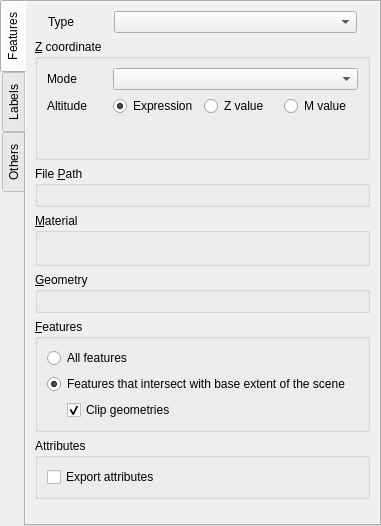
<?xml version="1.0" encoding="UTF-8"?>
<ui version="4.0">
 <class>VectorPropertiesWidget</class>
 <widget class="QWidget" name="VectorPropertiesWidget">
  <property name="geometry">
   <rect>
    <x>0</x>
    <y>0</y>
    <width>381</width>
    <height>526</height>
   </rect>
  </property>
  <property name="windowTitle">
   <string>Form</string>
  </property>
  <layout class="QVBoxLayout" name="verticalLayout_5">
   <property name="leftMargin">
    <number>0</number>
   </property>
   <property name="topMargin">
    <number>0</number>
   </property>
   <property name="rightMargin">
    <number>0</number>
   </property>
   <property name="bottomMargin">
    <number>0</number>
   </property>
   <item>
    <widget class="QTabWidget" name="tabWidget">
     <property name="tabPosition">
      <enum>QTabWidget::West</enum>
     </property>
     <property name="currentIndex">
      <number>0</number>
     </property>
     <widget class="QWidget" name="tab">
      <attribute name="title">
       <string>Features</string>
      </attribute>
      <layout class="QVBoxLayout" name="verticalLayout">
       <property name="leftMargin">
        <number>0</number>
       </property>
       <property name="topMargin">
        <number>0</number>
       </property>
       <property name="rightMargin">
        <number>0</number>
       </property>
       <property name="bottomMargin">
        <number>0</number>
       </property>
       <item>
        <widget class="QScrollArea" name="scrollArea">
         <property name="frameShape">
          <enum>QFrame::NoFrame</enum>
         </property>
         <property name="widgetResizable">
          <bool>true</bool>
         </property>
         <widget class="QWidget" name="scrollAreaWidgetContents">
          <property name="geometry">
           <rect>
            <x>0</x>
            <y>0</y>
            <width>356</width>
            <height>520</height>
           </rect>
          </property>
          <layout class="QVBoxLayout" name="verticalLayout_10">
           <item>
            <layout class="QFormLayout" name="formLayout_Type">
             <property name="leftMargin">
              <number>13</number>
             </property>
             <property name="rightMargin">
              <number>13</number>
             </property>
             <item row="0" column="0">
              <widget class="QLabel" name="label_ObjectType">
               <property name="minimumSize">
                <size>
                 <width>60</width>
                 <height>0</height>
                </size>
               </property>
               <property name="text">
                <string>Type</string>
               </property>
              </widget>
             </item>
             <item row="0" column="1">
              <widget class="QComboBox" name="comboBox_ObjectType"/>
             </item>
            </layout>
           </item>
           <item>
            <widget class="QGroupBox" name="groupBox_zCoordinate">
             <property name="title">
              <string>&amp;Z coordinate</string>
             </property>
             <layout class="QVBoxLayout" name="verticalLayout_8">
              <item>
               <layout class="QFormLayout" name="formLayout">
                <item row="0" column="0">
                 <widget class="QLabel" name="label_Mode">
                  <property name="minimumSize">
                   <size>
                    <width>60</width>
                    <height>0</height>
                   </size>
                  </property>
                  <property name="text">
                   <string>Mode</string>
                  </property>
                 </widget>
                </item>
                <item row="0" column="1">
                 <widget class="QComboBox" name="comboBox_altitudeMode"/>
                </item>
                <item row="1" column="0">
                 <widget class="QLabel" name="label_Altitude">
                  <property name="minimumSize">
                   <size>
                    <width>60</width>
                    <height>0</height>
                   </size>
                  </property>
                  <property name="text">
                   <string>Altitude</string>
                  </property>
                 </widget>
                </item>
                <item row="1" column="1">
                 <layout class="QHBoxLayout" name="horizontalLayout_2">
                  <item>
                   <widget class="QRadioButton" name="radioButton_Expression">
                    <property name="text">
                     <string>Expression</string>
                    </property>
                    <property name="checked">
                     <bool>true</bool>
                    </property>
                    <attribute name="buttonGroup">
                     <string notr="true">buttonGroup_altitude</string>
                    </attribute>
                   </widget>
                  </item>
                  <item>
                   <widget class="QRadioButton" name="radioButton_zValue">
                    <property name="text">
                     <string>Z value</string>
                    </property>
                    <attribute name="buttonGroup">
                     <string notr="true">buttonGroup_altitude</string>
                    </attribute>
                   </widget>
                  </item>
                  <item>
                   <widget class="QRadioButton" name="radioButton_mValue">
                    <property name="text">
                     <string>M value</string>
                    </property>
                    <attribute name="buttonGroup">
                     <string notr="true">buttonGroup_altitude</string>
                    </attribute>
                   </widget>
                  </item>
                 </layout>
                </item>
                <item row="2" column="1">
                 <widget class="QgsFieldExpressionWidget" name="fieldExpressionWidget_altitude" native="true">
                  <property name="minimumSize">
                   <size>
                    <width>0</width>
                    <height>20</height>
                   </size>
                  </property>
                 </widget>
                </item>
                <item row="2" column="0">
                 <widget class="QLabel" name="label_zExpression">
                  <property name="minimumSize">
                   <size>
                    <width>60</width>
                    <height>0</height>
                   </size>
                  </property>
                 </widget>
                </item>
               </layout>
              </item>
              <item>
               <widget class="PropertyWidget" name="comboEdit_altitude2" native="true"/>
              </item>
             </layout>
            </widget>
           </item>
           <item>
            <widget class="QGroupBox" name="groupBox_FilePath">
             <property name="title">
              <string>File &amp;Path</string>
             </property>
             <layout class="QVBoxLayout" name="verticalLayout_6">
              <item>
               <widget class="PropertyWidget" name="comboEdit_FilePath" native="true"/>
              </item>
             </layout>
            </widget>
           </item>
           <item>
            <widget class="QGroupBox" name="groupBox_Material">
             <property name="title">
              <string>&amp;Material</string>
             </property>
             <layout class="QVBoxLayout" name="verticalLayout_Material">
              <item>
               <widget class="PropertyWidget" name="comboEdit_Color" native="true"/>
              </item>
              <item>
               <widget class="PropertyWidget" name="comboEdit_Color2" native="true"/>
              </item>
              <item>
               <widget class="PropertyWidget" name="comboEdit_Opacity" native="true"/>
              </item>
             </layout>
            </widget>
           </item>
           <item>
            <widget class="QGroupBox" name="groupBox_Geometry">
             <property name="title">
              <string>&amp;Geometry</string>
             </property>
             <layout class="QVBoxLayout" name="verticalLayout_7">
              <item>
               <layout class="QVBoxLayout" name="verticalLayout_Geometry"/>
              </item>
             </layout>
            </widget>
           </item>
           <item>
            <widget class="QGroupBox" name="groupBox_Features">
             <property name="title">
              <string>&amp;Features</string>
             </property>
             <layout class="QVBoxLayout" name="verticalLayout_3">
              <item>
               <widget class="QRadioButton" name="radioButton_AllFeatures">
                <property name="text">
                 <string>All features</string>
                </property>
               </widget>
              </item>
              <item>
               <widget class="QRadioButton" name="radioButton_IntersectingFeatures">
                <property name="text">
                 <string>Features that intersect with base extent of the scene</string>
                </property>
                <property name="checked">
                 <bool>true</bool>
                </property>
               </widget>
              </item>
              <item>
               <layout class="QVBoxLayout" name="verticalLayout_Feature">
                <property name="leftMargin">
                 <number>20</number>
                </property>
                <item>
                 <widget class="QCheckBox" name="checkBox_Clip">
                  <property name="text">
                   <string>Clip geometries</string>
                  </property>
                  <property name="checked">
                   <bool>true</bool>
                  </property>
                 </widget>
                </item>
               </layout>
              </item>
             </layout>
            </widget>
           </item>
           <item>
            <widget class="QGroupBox" name="groupBox_Attribute">
             <property name="title">
              <string>Attributes</string>
             </property>
             <layout class="QVBoxLayout" name="verticalLayout_9">
              <item>
               <widget class="QCheckBox" name="checkBox_ExportAttrs">
                <property name="text">
                 <string>Export attributes</string>
                </property>
                <property name="checked">
                 <bool>false</bool>
                </property>
               </widget>
              </item>
             </layout>
            </widget>
           </item>
           <item>
            <spacer name="verticalSpacer_3">
             <property name="orientation">
              <enum>Qt::Vertical</enum>
             </property>
             <property name="sizeHint" stdset="0">
              <size>
               <width>20</width>
               <height>40</height>
              </size>
             </property>
            </spacer>
           </item>
          </layout>
         </widget>
        </widget>
       </item>
      </layout>
     </widget>
     <widget class="QWidget" name="tabLabel">
      <attribute name="title">
       <string>Labels</string>
      </attribute>
      <layout class="QVBoxLayout" name="verticalLayout_2">
       <property name="leftMargin">
        <number>0</number>
       </property>
       <property name="topMargin">
        <number>0</number>
       </property>
       <property name="rightMargin">
        <number>0</number>
       </property>
       <property name="bottomMargin">
        <number>0</number>
       </property>
       <item>
        <widget class="QScrollArea" name="scrollArea_2">
         <property name="frameShape">
          <enum>QFrame::NoFrame</enum>
         </property>
         <property name="widgetResizable">
          <bool>true</bool>
         </property>
         <widget class="QWidget" name="scrollAreaWidgetContents_2">
          <property name="geometry">
           <rect>
            <x>0</x>
            <y>0</y>
            <width>356</width>
            <height>520</height>
           </rect>
          </property>
          <layout class="QVBoxLayout" name="verticalLayout_11">
           <item>
            <widget class="QCheckBox" name="checkBox_Label">
             <property name="text">
              <string>Show labels</string>
             </property>
            </widget>
           </item>
           <item>
            <widget class="QGroupBox" name="groupBox_Position">
             <property name="title">
              <string>&amp;Position</string>
             </property>
             <layout class="QVBoxLayout" name="verticalLayout_4">
              <item>
               <widget class="PropertyWidget" name="labelHeightWidget" native="true"/>
              </item>
             </layout>
            </widget>
           </item>
           <item>
            <widget class="QGroupBox" name="groupBox_LabelText">
             <property name="title">
              <string>&amp;Text</string>
             </property>
             <layout class="QGridLayout" name="gridLayout_5">
              <item row="1" column="0">
               <widget class="QLabel" name="label_FontFamily">
                <property name="text">
                 <string>Font family</string>
                </property>
               </widget>
              </item>
              <item row="5" column="1" colspan="4">
               <widget class="QCheckBox" name="checkBox_Outline">
                <property name="checked">
                 <bool>true</bool>
                </property>
               </widget>
              </item>
              <item row="5" column="0">
               <widget class="QLabel" name="label_Outline">
                <property name="text">
                 <string>Outline</string>
                </property>
               </widget>
              </item>
              <item row="2" column="0">
               <widget class="QLabel" name="label_FontSize">
                <property name="text">
                 <string>Size</string>
                </property>
               </widget>
              </item>
              <item row="1" column="1" colspan="4">
               <widget class="QComboBox" name="comboBox_FontFamily">
                <property name="sizePolicy">
                 <sizepolicy hsizetype="Expanding" vsizetype="Fixed">
                  <horstretch>0</horstretch>
                  <verstretch>0</verstretch>
                 </sizepolicy>
                </property>
               </widget>
              </item>
              <item row="4" column="1" colspan="4">
               <widget class="QgsColorButton" name="colorButton_Label">
                <property name="sizePolicy">
                 <sizepolicy hsizetype="Expanding" vsizetype="Preferred">
                  <horstretch>0</horstretch>
                  <verstretch>0</verstretch>
                 </sizepolicy>
                </property>
               </widget>
              </item>
              <item row="6" column="1" colspan="4">
               <widget class="QgsColorButton" name="colorButton_OtlColor">
                <property name="sizePolicy">
                 <sizepolicy hsizetype="Expanding" vsizetype="Preferred">
                  <horstretch>0</horstretch>
                  <verstretch>0</verstretch>
                 </sizepolicy>
                </property>
               </widget>
              </item>
              <item row="6" column="0">
               <widget class="QLabel" name="label_2">
                <property name="text">
                 <string>Outline color</string>
                </property>
               </widget>
              </item>
              <item row="4" column="0">
               <widget class="QLabel" name="label_LabelColor">
                <property name="text">
                 <string>Color</string>
                </property>
               </widget>
              </item>
              <item row="0" column="0">
               <widget class="QLabel" name="label_Text">
                <property name="minimumSize">
                 <size>
                  <width>85</width>
                  <height>0</height>
                 </size>
                </property>
                <property name="maximumSize">
                 <size>
                  <width>70</width>
                  <height>16777215</height>
                 </size>
                </property>
                <property name="text">
                 <string>Text</string>
                </property>
               </widget>
              </item>
              <item row="0" column="1" colspan="4">
               <widget class="QgsFieldExpressionWidget" name="expression_Label" native="true"/>
              </item>
              <item row="2" column="1" colspan="4">
               <widget class="QSlider" name="slider_FontSize">
                <property name="maximum">
                 <number>6</number>
                </property>
                <property name="orientation">
                 <enum>Qt::Horizontal</enum>
                </property>
                <property name="tickPosition">
                 <enum>QSlider::TicksBelow</enum>
                </property>
               </widget>
              </item>
              <item row="3" column="1">
               <widget class="QLabel" name="label">
                <property name="text">
                 <string>small</string>
                </property>
               </widget>
              </item>
              <item row="3" column="4">
               <widget class="QLabel" name="label_4">
                <property name="text">
                 <string>large</string>
                </property>
                <property name="alignment">
                 <set>Qt::AlignRight|Qt::AlignTrailing|Qt::AlignVCenter</set>
                </property>
               </widget>
              </item>
              <item row="3" column="2" colspan="2">
               <widget class="QLabel" name="label_3">
                <property name="text">
                 <string>medium</string>
                </property>
                <property name="alignment">
                 <set>Qt::AlignCenter</set>
                </property>
               </widget>
              </item>
             </layout>
            </widget>
           </item>
           <item>
            <widget class="QGroupBox" name="groupBox_Background">
             <property name="title">
              <string>Fill &amp;background</string>
             </property>
             <property name="checkable">
              <bool>true</bool>
             </property>
             <layout class="QGridLayout" name="gridLayout_4">
              <item row="0" column="0">
               <widget class="QLabel" name="label_LabelBgColor">
                <property name="minimumSize">
                 <size>
                  <width>85</width>
                  <height>0</height>
                 </size>
                </property>
                <property name="text">
                 <string>Fill color</string>
                </property>
               </widget>
              </item>
              <item row="0" column="1">
               <widget class="QgsColorButton" name="colorButton_BgColor">
                <property name="sizePolicy">
                 <sizepolicy hsizetype="Expanding" vsizetype="Fixed">
                  <horstretch>0</horstretch>
                  <verstretch>0</verstretch>
                 </sizepolicy>
                </property>
               </widget>
              </item>
             </layout>
            </widget>
           </item>
           <item>
            <widget class="QGroupBox" name="groupBox_Conn">
             <property name="title">
              <string>&amp;Connector</string>
             </property>
             <property name="checkable">
              <bool>true</bool>
             </property>
             <property name="checked">
              <bool>true</bool>
             </property>
             <layout class="QGridLayout" name="gridLayout_3">
              <item row="0" column="1">
               <widget class="QgsColorButton" name="colorButton_ConnColor">
                <property name="sizePolicy">
                 <sizepolicy hsizetype="Expanding" vsizetype="Fixed">
                  <horstretch>0</horstretch>
                  <verstretch>0</verstretch>
                 </sizepolicy>
                </property>
               </widget>
              </item>
              <item row="0" column="0">
               <widget class="QLabel" name="label_ConnColor">
                <property name="minimumSize">
                 <size>
                  <width>85</width>
                  <height>0</height>
                 </size>
                </property>
                <property name="text">
                 <string>Color</string>
                </property>
               </widget>
              </item>
              <item row="1" column="1">
               <widget class="QCheckBox" name="checkBox_Underline">
                <property name="text">
                 <string/>
                </property>
               </widget>
              </item>
              <item row="1" column="0">
               <widget class="QLabel" name="label_Underline">
                <property name="text">
                 <string>Underline</string>
                </property>
               </widget>
              </item>
             </layout>
            </widget>
           </item>
           <item>
            <spacer name="verticalSpacer">
             <property name="orientation">
              <enum>Qt::Vertical</enum>
             </property>
             <property name="sizeHint" stdset="0">
              <size>
               <width>20</width>
               <height>40</height>
              </size>
             </property>
            </spacer>
           </item>
          </layout>
         </widget>
        </widget>
       </item>
      </layout>
     </widget>
     <widget class="QWidget" name="tabOthers">
      <attribute name="title">
       <string>Others</string>
      </attribute>
      <layout class="QGridLayout" name="gridLayout_2">
       <item row="0" column="0">
        <widget class="QLabel" name="label_Name">
         <property name="minimumSize">
          <size>
           <width>60</width>
           <height>0</height>
          </size>
         </property>
         <property name="text">
          <string>Name</string>
         </property>
        </widget>
       </item>
       <item row="0" column="1">
        <widget class="QLineEdit" name="lineEdit_Name"/>
       </item>
       <item row="1" column="0" colspan="2">
        <widget class="QCheckBox" name="checkBox_Visible">
         <property name="text">
          <string>Visible on load</string>
         </property>
         <property name="checked">
          <bool>true</bool>
         </property>
        </widget>
       </item>
       <item row="2" column="0" colspan="2">
        <widget class="QCheckBox" name="checkBox_Clickable">
         <property name="text">
          <string>Clickable</string>
         </property>
         <property name="checked">
          <bool>true</bool>
         </property>
        </widget>
       </item>
       <item row="3" column="0" colspan="2">
        <spacer name="verticalSpacer_2">
         <property name="orientation">
          <enum>Qt::Vertical</enum>
         </property>
         <property name="sizeHint" stdset="0">
          <size>
           <width>20</width>
           <height>40</height>
          </size>
         </property>
        </spacer>
       </item>
      </layout>
     </widget>
    </widget>
   </item>
  </layout>
 </widget>
 <customwidgets>
  <customwidget>
   <class>QgsColorButton</class>
   <extends>QToolButton</extends>
   <header>qgis.gui</header>
  </customwidget>
  <customwidget>
   <class>QgsFieldExpressionWidget</class>
   <extends>QWidget</extends>
   <header>qgis.gui</header>
   <container>1</container>
  </customwidget>
  <customwidget>
   <class>PropertyWidget</class>
   <extends>QWidget</extends>
   <header>Qgis2threejs.gui.propwidget</header>
   <container>1</container>
  </customwidget>
 </customwidgets>
 <tabstops>
  <tabstop>tabWidget</tabstop>
  <tabstop>comboBox_ObjectType</tabstop>
  <tabstop>comboBox_altitudeMode</tabstop>
  <tabstop>radioButton_Expression</tabstop>
  <tabstop>radioButton_zValue</tabstop>
  <tabstop>radioButton_mValue</tabstop>
  <tabstop>radioButton_AllFeatures</tabstop>
  <tabstop>radioButton_IntersectingFeatures</tabstop>
  <tabstop>checkBox_Clip</tabstop>
  <tabstop>checkBox_ExportAttrs</tabstop>
  <tabstop>comboBox_FontFamily</tabstop>
  <tabstop>slider_FontSize</tabstop>
  <tabstop>colorButton_Label</tabstop>
  <tabstop>checkBox_Outline</tabstop>
  <tabstop>colorButton_OtlColor</tabstop>
  <tabstop>colorButton_BgColor</tabstop>
  <tabstop>colorButton_ConnColor</tabstop>
  <tabstop>checkBox_Underline</tabstop>
  <tabstop>lineEdit_Name</tabstop>
  <tabstop>checkBox_Visible</tabstop>
  <tabstop>checkBox_Clickable</tabstop>
 </tabstops>
 <resources/>
 <connections>
  <connection>
   <sender>radioButton_IntersectingFeatures</sender>
   <signal>toggled(bool)</signal>
   <receiver>checkBox_Clip</receiver>
   <slot>setEnabled(bool)</slot>
   <hints>
    <hint type="sourcelabel">
     <x>205</x>
     <y>449</y>
    </hint>
    <hint type="destinationlabel">
     <x>235</x>
     <y>476</y>
    </hint>
   </hints>
  </connection>
  <connection>
   <sender>checkBox_Outline</sender>
   <signal>toggled(bool)</signal>
   <receiver>label_Outline</receiver>
   <slot>setEnabled(bool)</slot>
   <hints>
    <hint type="sourcelabel">
     <x>269</x>
     <y>268</y>
    </hint>
    <hint type="destinationlabel">
     <x>66</x>
     <y>268</y>
    </hint>
   </hints>
  </connection>
  <connection>
   <sender>checkBox_Outline</sender>
   <signal>toggled(bool)</signal>
   <receiver>colorButton_OtlColor</receiver>
   <slot>setEnabled(bool)</slot>
   <hints>
    <hint type="sourcelabel">
     <x>269</x>
     <y>268</y>
    </hint>
    <hint type="destinationlabel">
     <x>269</x>
     <y>296</y>
    </hint>
   </hints>
  </connection>
 </connections>
 <buttongroups>
  <buttongroup name="buttonGroup_altitude"/>
 </buttongroups>
</ui>
